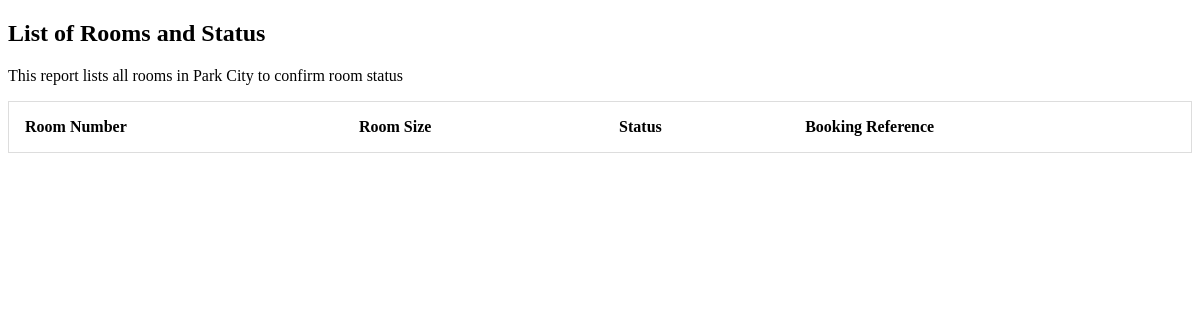
Page /room_report.php on the earlier database version.
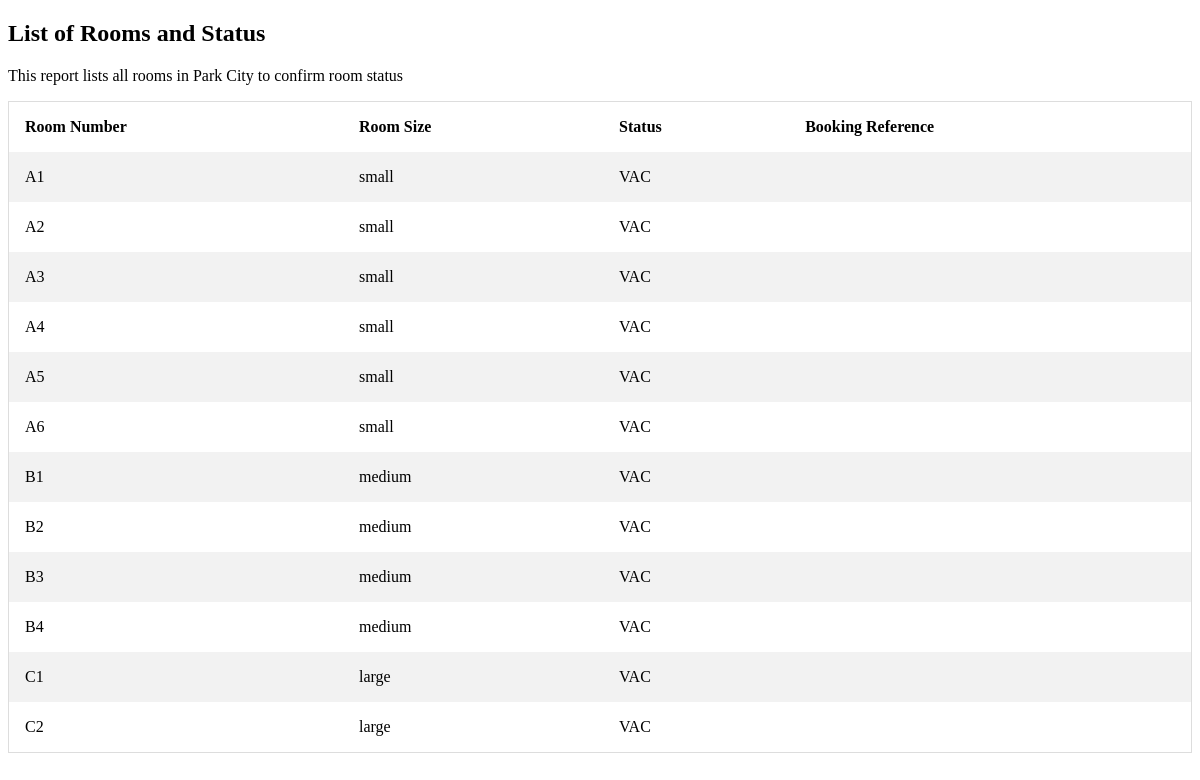
Same page on the later database version.
### tables this page shows
CREATE TABLE rooms (id INTEGER PRIMARY KEY, room_name TEXT, room_sz INTEGER, status INTEGER);

### room_report.php (the view, shortened to what this page needs)
<!DOCTYPE html>
<html>
<head>
</head>
<body>
<h2>List of Rooms and Status</h2>
<p>This report lists all rooms in Park City to confirm room status</p>
<table>
  <tr>
    <th>Room Number</th>
    <th>Room Size</th>
    <th>Status</th>
    <th>Booking Reference</th>
  </tr>
<?php
$db = new SQLite3('park_city.db');
$stmt = $db->prepare("SELECT r.room_name, r.room_sz, r.status, t.booking_ref from rooms r LEFT JOIN transactions t ON r.room_name=t.room and t.trans_stat='CONF'");
$result = $stmt->execute();
while($row = $result->fetchArray()){ ?>
  <tr>
    <td><?php echo $row[room_name];?></td>
    <td><?php echo $row[room_sz];?></td>
    <td><?php echo $row[status];?></td>
    <td><?php echo $row[booking_ref];?></td>
  </tr>
<?php }
?>
</table>
</body>
</html>

### room_report.php (style rules this page uses)
table { border-collapse: collapse; border-spacing: 0; width: 100%; border: 1px solid #ddd; }
th, td { text-align: left; padding: 16px; }
tr:nth-child(even) { background-color: #f2f2f2; }

Differences in the rows shown:
added rooms: room_name "A1", room_sz "small", status "VAC"
added rooms: room_name "A2", room_sz "small", status "VAC"
added rooms: room_name "A3", room_sz "small", status "VAC"
added rooms: room_name "A4", room_sz "small", status "VAC"
added rooms: room_name "A5", room_sz "small", status "VAC"
added rooms: room_name "A6", room_sz "small", status "VAC"
added rooms: room_name "B1", room_sz "medium", status "VAC"
added rooms: room_name "B2", room_sz "medium", status "VAC"
added rooms: room_name "B3", room_sz "medium", status "VAC"
added rooms: room_name "B4", room_sz "medium", status "VAC"
added rooms: room_name "C1", room_sz "large", status "VAC"
added rooms: room_name "C2", room_sz "large", status "VAC"
